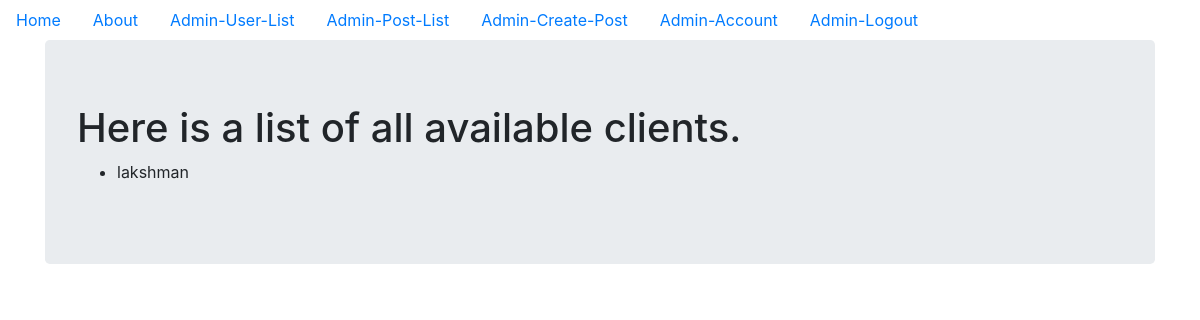
The app's page /admin_user_list (signed in), older data.
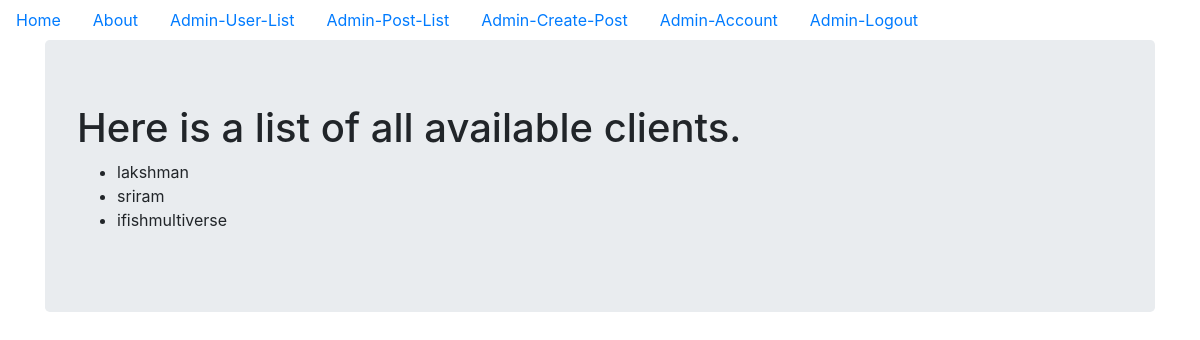
The same page, newer data.
### models.py (models this page shows, shortened)
class User(db.Model, UserMixin):
    __tablename__ = 'user_table'
    id = db.Column(db.Integer, primary_key = True)
    profile_image = db.Column(db.String(20), nullable=False, default='user_default_profile.jpg')
    email = db.Column(db.String(64), unique=True, index=True)
    username = db.Column(db.String(64), unique=True, index=True)
    password_hash = db.Column(db.String(128))
    posts = db.relationship('UserBlogPost', backref='user_author', lazy=True)
    admin_id = db.Column(db.Integer,db.ForeignKey('admin_table.id'), nullable=False)
    def __repr__(self):
        return f"{self.username}"

### admin_site/admin_blog_post/views.py (the view)
@admin_blog_post_bp.route('/admin_user_list')
@login_required
def admin_user_list():
    clients = User.query.all()
    return render_template('admin_user_list.html', clients=clients)

### models.py (called while the page is built)
@login_manager.user_loader
def load_user(user_id):
    user = User.query.get(user_id)
    if user:
        return user
    admin = Admin.query.get(user_id)
    if admin:
        return admin
    return None

### admin_site/templates/admin_user_list.html
{% extends "base.html" %}
{% block content %}
<div class="jumbotron">
  <h1>Here is a list of all available clients.</h1>
  <ul>
    {% for cli in clients  %}
    <li>{{cli}}</li>
    {% endfor %}
  </ul>
</div>
{% endblock %}

### templates/base.html (shortened to what this page needs)
<!DOCTYPE html>
<html lang="en" dir="ltr">
  <head>
    <link rel="stylesheet" href="https://maxcdn.bootstrapcdn.com/bootstrap/4.0.0/css/bootstrap.min.css">
  </head>
  <body>
    <ul class='nav'>
      <li class='nav-link'>
        <a href="{{url_for('home')}}">Home</a>
      </li>
      <li class='nav-link'>
        <a href="{{url_for('about')}}">About</a>
      </li>
      {% if current_user.is_authenticated %}
            {% if current_user.id == 0 %}
                  <li class='nav-link'>
                    <a href="{{url_for('admin_blog_post_bp.admin_user_list')}}">Admin-User-List</a>
                  </li>
                  <li class='nav-link'>
                    <a href="{{url_for('admin_blog_post_bp.admin_post_list')}}">Admin-Post-List</a>
                  </li>
                  <li class='nav-link'>
                    <a href="{{url_for('admin_blog_post_bp.admin_create_post')}}">Admin-Create-Post</a>
                  </li>
                  <li class='nav-link'>
                    <a href="{{url_for('admin_authentication_bp.admin_account')}}">Admin-Account</a>
                  </li>
                  <li class='nav-link'>
                    <a href="{{url_for('admin_authentication_bp.admin_logout')}}">Admin-Logout</a>
                  </li>
            {% endif %}
      {% endif %}
    </ul>
<div class="container">
  {% block content %}
  {% endblock %}
</div>
  </body>
</html>

Row changes from the older to the newer data that the page shows:
added User: username "sriram"
added User: username "ifishmultiverse"
